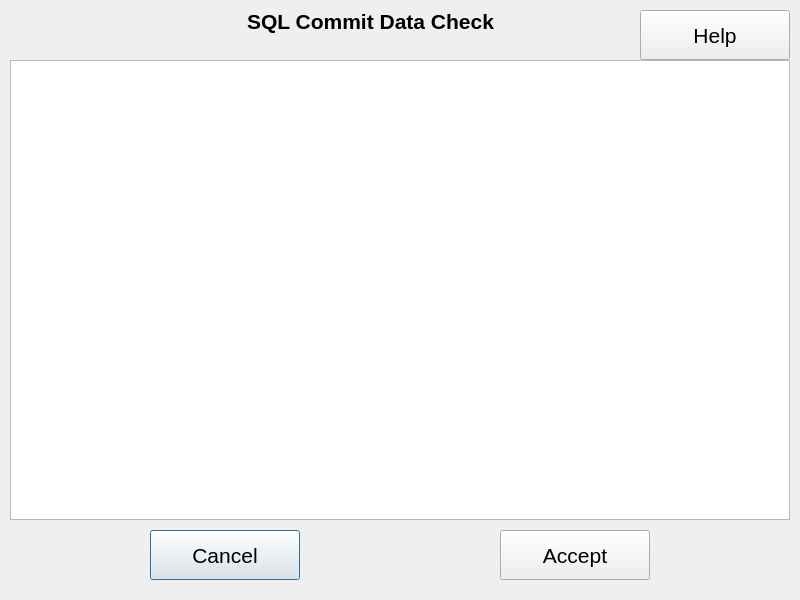
<?xml version="1.0" encoding="UTF-8"?>
<ui version="4.0">
 <class>SQLCheck</class>
 <widget class="QDialog" name="SQLCheck">
  <property name="geometry">
   <rect>
    <x>0</x>
    <y>0</y>
    <width>800</width>
    <height>600</height>
   </rect>
  </property>
  <property name="font">
   <font>
    <pointsize>16</pointsize>
   </font>
  </property>
  <property name="windowTitle">
   <string>SQL Check</string>
  </property>
  <property name="windowIcon">
   <iconset>
    <normaloff>../../../../usr/share/machinetrans/resources/logo.png</normaloff>../../../../usr/share/machinetrans/resources/logo.png</iconset>
  </property>
  <widget class="QTextEdit" name="sqlEdit">
   <property name="geometry">
    <rect>
     <x>10</x>
     <y>60</y>
     <width>780</width>
     <height>460</height>
    </rect>
   </property>
  </widget>
  <widget class="QLabel" name="titleLbl">
   <property name="geometry">
    <rect>
     <x>200</x>
     <y>10</y>
     <width>341</width>
     <height>23</height>
    </rect>
   </property>
   <property name="font">
    <font>
     <pointsize>16</pointsize>
     <weight>75</weight>
     <bold>true</bold>
    </font>
   </property>
   <property name="text">
    <string>SQL Commit Data Check</string>
   </property>
   <property name="alignment">
    <set>Qt::AlignCenter</set>
   </property>
  </widget>
  <widget class="QPushButton" name="cancelBttn">
   <property name="geometry">
    <rect>
     <x>150</x>
     <y>530</y>
     <width>150</width>
     <height>50</height>
    </rect>
   </property>
   <property name="text">
    <string>Cancel</string>
   </property>
  </widget>
  <widget class="QPushButton" name="acceptBttn">
   <property name="geometry">
    <rect>
     <x>500</x>
     <y>530</y>
     <width>150</width>
     <height>50</height>
    </rect>
   </property>
   <property name="text">
    <string>Accept</string>
   </property>
  </widget>
  <widget class="QPushButton" name="helpBttn">
   <property name="geometry">
    <rect>
     <x>640</x>
     <y>10</y>
     <width>150</width>
     <height>50</height>
    </rect>
   </property>
   <property name="text">
    <string>Help</string>
   </property>
  </widget>
 </widget>
 <tabstops>
  <tabstop>helpBttn</tabstop>
  <tabstop>sqlEdit</tabstop>
  <tabstop>cancelBttn</tabstop>
  <tabstop>acceptBttn</tabstop>
 </tabstops>
 <resources/>
 <connections/>
</ui>
